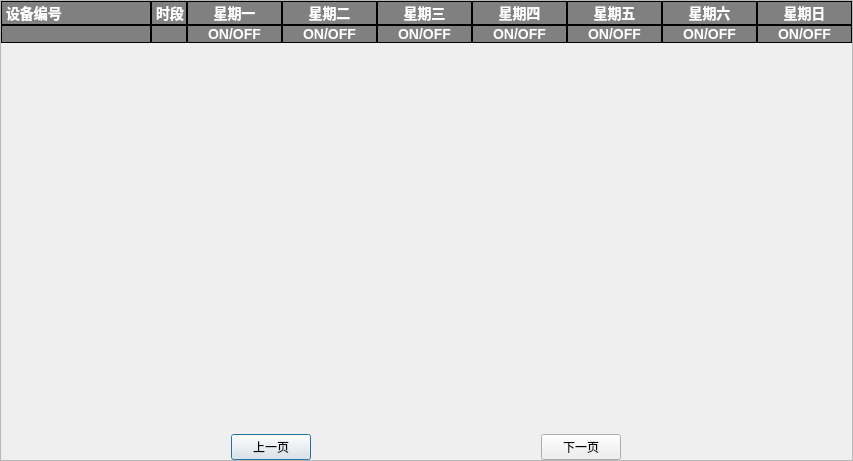
<?xml version="1.0" encoding="UTF-8"?>
<ui version="4.0">
 <class>DialogTimer</class>
 <widget class="QDialog" name="DialogTimer">
  <property name="geometry">
   <rect>
    <x>0</x>
    <y>0</y>
    <width>853</width>
    <height>461</height>
   </rect>
  </property>
  <property name="windowTitle">
   <string>定时配置</string>
  </property>
  <layout class="QVBoxLayout" name="verticalLayout_2">
   <property name="spacing">
    <number>0</number>
   </property>
   <property name="leftMargin">
    <number>0</number>
   </property>
   <property name="topMargin">
    <number>0</number>
   </property>
   <property name="rightMargin">
    <number>0</number>
   </property>
   <property name="bottomMargin">
    <number>0</number>
   </property>
   <item>
    <widget class="QScrollArea" name="scrollArea">
     <property name="widgetResizable">
      <bool>true</bool>
     </property>
     <widget class="QWidget" name="scrollAreaWidgetContents_2">
      <property name="geometry">
       <rect>
        <x>0</x>
        <y>0</y>
        <width>851</width>
        <height>459</height>
       </rect>
      </property>
      <property name="styleSheet">
       <string notr="true">QLabel{
 background-color: gray;
    border-style: outset;
    border-width: 1px;

    border-color: black;
    font: bold 14px;
	color:white;
	text-align: center;
}</string>
      </property>
      <layout class="QVBoxLayout" name="verticalLayout">
       <property name="spacing">
        <number>0</number>
       </property>
       <property name="leftMargin">
        <number>0</number>
       </property>
       <property name="topMargin">
        <number>0</number>
       </property>
       <property name="rightMargin">
        <number>0</number>
       </property>
       <property name="bottomMargin">
        <number>0</number>
       </property>
       <item>
        <layout class="QHBoxLayout" name="horizontalLayout">
         <property name="spacing">
          <number>0</number>
         </property>
         <item>
          <widget class="QLabel" name="label_8">
           <property name="minimumSize">
            <size>
             <width>150</width>
             <height>0</height>
            </size>
           </property>
           <property name="maximumSize">
            <size>
             <width>150</width>
             <height>16777215</height>
            </size>
           </property>
           <property name="text">
            <string>设备编号</string>
           </property>
          </widget>
         </item>
         <item>
          <widget class="QLabel" name="label_17">
           <property name="minimumSize">
            <size>
             <width>36</width>
             <height>0</height>
            </size>
           </property>
           <property name="maximumSize">
            <size>
             <width>36</width>
             <height>16777215</height>
            </size>
           </property>
           <property name="text">
            <string>时段</string>
           </property>
          </widget>
         </item>
         <item>
          <widget class="QLabel" name="label_2">
           <property name="sizePolicy">
            <sizepolicy hsizetype="Preferred" vsizetype="Preferred">
             <horstretch>0</horstretch>
             <verstretch>0</verstretch>
            </sizepolicy>
           </property>
           <property name="text">
            <string>星期一</string>
           </property>
           <property name="alignment">
            <set>Qt::AlignCenter</set>
           </property>
          </widget>
         </item>
         <item>
          <widget class="QLabel" name="label_3">
           <property name="sizePolicy">
            <sizepolicy hsizetype="Preferred" vsizetype="Preferred">
             <horstretch>0</horstretch>
             <verstretch>0</verstretch>
            </sizepolicy>
           </property>
           <property name="text">
            <string>星期二</string>
           </property>
           <property name="alignment">
            <set>Qt::AlignCenter</set>
           </property>
          </widget>
         </item>
         <item>
          <widget class="QLabel" name="label_4">
           <property name="sizePolicy">
            <sizepolicy hsizetype="Preferred" vsizetype="Preferred">
             <horstretch>0</horstretch>
             <verstretch>0</verstretch>
            </sizepolicy>
           </property>
           <property name="text">
            <string>星期三</string>
           </property>
           <property name="alignment">
            <set>Qt::AlignCenter</set>
           </property>
          </widget>
         </item>
         <item>
          <widget class="QLabel" name="label_5">
           <property name="sizePolicy">
            <sizepolicy hsizetype="Preferred" vsizetype="Preferred">
             <horstretch>0</horstretch>
             <verstretch>0</verstretch>
            </sizepolicy>
           </property>
           <property name="text">
            <string>星期四</string>
           </property>
           <property name="alignment">
            <set>Qt::AlignCenter</set>
           </property>
          </widget>
         </item>
         <item>
          <widget class="QLabel" name="label">
           <property name="sizePolicy">
            <sizepolicy hsizetype="Preferred" vsizetype="Preferred">
             <horstretch>0</horstretch>
             <verstretch>0</verstretch>
            </sizepolicy>
           </property>
           <property name="text">
            <string>星期五</string>
           </property>
           <property name="alignment">
            <set>Qt::AlignCenter</set>
           </property>
          </widget>
         </item>
         <item>
          <widget class="QLabel" name="label_6">
           <property name="sizePolicy">
            <sizepolicy hsizetype="Preferred" vsizetype="Preferred">
             <horstretch>0</horstretch>
             <verstretch>0</verstretch>
            </sizepolicy>
           </property>
           <property name="text">
            <string>星期六</string>
           </property>
           <property name="alignment">
            <set>Qt::AlignCenter</set>
           </property>
          </widget>
         </item>
         <item>
          <widget class="QLabel" name="label_7">
           <property name="sizePolicy">
            <sizepolicy hsizetype="Preferred" vsizetype="Preferred">
             <horstretch>0</horstretch>
             <verstretch>0</verstretch>
            </sizepolicy>
           </property>
           <property name="text">
            <string>星期日</string>
           </property>
           <property name="alignment">
            <set>Qt::AlignCenter</set>
           </property>
          </widget>
         </item>
        </layout>
       </item>
       <item>
        <layout class="QHBoxLayout" name="horizontalLayout_4">
         <property name="spacing">
          <number>0</number>
         </property>
         <item>
          <widget class="QLabel" name="label_16">
           <property name="minimumSize">
            <size>
             <width>150</width>
             <height>0</height>
            </size>
           </property>
           <property name="maximumSize">
            <size>
             <width>150</width>
             <height>16777215</height>
            </size>
           </property>
           <property name="text">
            <string/>
           </property>
          </widget>
         </item>
         <item>
          <widget class="QLabel" name="label_18">
           <property name="minimumSize">
            <size>
             <width>36</width>
             <height>0</height>
            </size>
           </property>
           <property name="maximumSize">
            <size>
             <width>36</width>
             <height>16777215</height>
            </size>
           </property>
           <property name="text">
            <string/>
           </property>
          </widget>
         </item>
         <item>
          <widget class="QLabel" name="label_15">
           <property name="text">
            <string>ON/OFF</string>
           </property>
           <property name="alignment">
            <set>Qt::AlignCenter</set>
           </property>
          </widget>
         </item>
         <item>
          <widget class="QLabel" name="label_14">
           <property name="text">
            <string>ON/OFF</string>
           </property>
           <property name="alignment">
            <set>Qt::AlignCenter</set>
           </property>
          </widget>
         </item>
         <item>
          <widget class="QLabel" name="label_13">
           <property name="text">
            <string>ON/OFF</string>
           </property>
           <property name="alignment">
            <set>Qt::AlignCenter</set>
           </property>
          </widget>
         </item>
         <item>
          <widget class="QLabel" name="label_12">
           <property name="text">
            <string>ON/OFF</string>
           </property>
           <property name="alignment">
            <set>Qt::AlignCenter</set>
           </property>
          </widget>
         </item>
         <item>
          <widget class="QLabel" name="label_11">
           <property name="text">
            <string>ON/OFF</string>
           </property>
           <property name="alignment">
            <set>Qt::AlignCenter</set>
           </property>
          </widget>
         </item>
         <item>
          <widget class="QLabel" name="label_10">
           <property name="text">
            <string>ON/OFF</string>
           </property>
           <property name="alignment">
            <set>Qt::AlignCenter</set>
           </property>
          </widget>
         </item>
         <item>
          <widget class="QLabel" name="label_19">
           <property name="text">
            <string>ON/OFF</string>
           </property>
           <property name="alignment">
            <set>Qt::AlignCenter</set>
           </property>
          </widget>
         </item>
        </layout>
       </item>
       <item>
        <widget class="QStackedWidget" name="stackedWidget">
         <property name="sizePolicy">
          <sizepolicy hsizetype="Preferred" vsizetype="Preferred">
           <horstretch>0</horstretch>
           <verstretch>0</verstretch>
          </sizepolicy>
         </property>
        </widget>
       </item>
       <item>
        <layout class="QHBoxLayout" name="horizontalLayout_2">
         <item>
          <widget class="QPushButton" name="pushButton">
           <property name="sizePolicy">
            <sizepolicy hsizetype="Fixed" vsizetype="Fixed">
             <horstretch>0</horstretch>
             <verstretch>0</verstretch>
            </sizepolicy>
           </property>
           <property name="text">
            <string>上一页</string>
           </property>
          </widget>
         </item>
         <item>
          <widget class="QPushButton" name="pushButton_2">
           <property name="sizePolicy">
            <sizepolicy hsizetype="Fixed" vsizetype="Fixed">
             <horstretch>0</horstretch>
             <verstretch>0</verstretch>
            </sizepolicy>
           </property>
           <property name="text">
            <string>下一页</string>
           </property>
          </widget>
         </item>
        </layout>
       </item>
      </layout>
     </widget>
    </widget>
   </item>
  </layout>
 </widget>
 <resources/>
 <connections/>
</ui>
